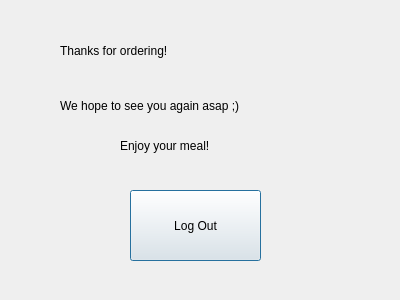
<?xml version="1.0" encoding="UTF-8"?>
<ui version="4.0">
 <class>GoodByeWindow</class>
 <widget class="QDialog" name="GoodByeWindow">
  <property name="geometry">
   <rect>
    <x>0</x>
    <y>0</y>
    <width>400</width>
    <height>300</height>
   </rect>
  </property>
  <property name="windowTitle">
   <string>Thank you!</string>
  </property>
  <widget class="QPushButton" name="pushButton">
   <property name="geometry">
    <rect>
     <x>130</x>
     <y>190</y>
     <width>131</width>
     <height>71</height>
    </rect>
   </property>
   <property name="text">
    <string>Log Out</string>
   </property>
  </widget>
  <widget class="QLabel" name="label">
   <property name="geometry">
    <rect>
     <x>60</x>
     <y>30</y>
     <width>291</width>
     <height>41</height>
    </rect>
   </property>
   <property name="styleSheet">
    <string notr="true">font: 22pt &quot;Comic Sans MS&quot;;</string>
   </property>
   <property name="text">
    <string>Thanks for ordering!</string>
   </property>
  </widget>
  <widget class="QLabel" name="label_2">
   <property name="geometry">
    <rect>
     <x>60</x>
     <y>90</y>
     <width>291</width>
     <height>31</height>
    </rect>
   </property>
   <property name="styleSheet">
    <string notr="true">font: 14pt &quot;Comic Sans MS&quot;;</string>
   </property>
   <property name="text">
    <string>We hope to see you again asap ;)</string>
   </property>
  </widget>
  <widget class="QLabel" name="label_3">
   <property name="geometry">
    <rect>
     <x>120</x>
     <y>130</y>
     <width>171</width>
     <height>31</height>
    </rect>
   </property>
   <property name="styleSheet">
    <string notr="true">font: 14pt &quot;Comic Sans MS&quot;;</string>
   </property>
   <property name="text">
    <string>Enjoy your meal!</string>
   </property>
  </widget>
 </widget>
 <resources/>
 <connections/>
</ui>
